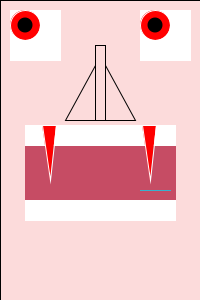
Frame 1 (no input)
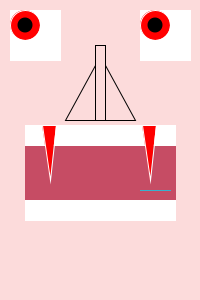
Frame 60 (the mouse pressed at the canvas centre just before this capture)
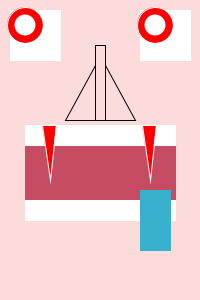
Frame 120 (the mouse held since frame 60 and released just before this capture)

The Processing sketch that drew these frames (run headless with seeded random() and noise(); from frame 60 on, the mouse is pressed at the canvas centre):

// Processing sketch: processing_76832
// ── processing_76832.pde

//Autor: Adri
int relleno=0;
void setup (){
size(200,300);
background(252,219,219);
smooth();
}
void draw (){
fill(252,219,219);
rect (0,0,200,300);
fill (198,76,100);
stroke (198,76,100);
rect(25,125,150,90);
fill(255,255,255);
stroke (255,255,255);
rect(10,10,50,50);
rect(140,10,50,50);
fill(252,219,219);
stroke (0);
rect(95,45,10,75);
rect(25,125,150,20);
stroke (0);
triangle(105,65,105,120,135,120);
triangle(95,65,95,120,65,120);
fill(255,255,255);
stroke (255,255,255);
rect(25,125,150,20);
rect(25,200,150,20);
fill(255,0,0);
triangle(42,125,56,125,50,180);
triangle(156,125,142,125,150,180);
ellipse (25,25,30+mouseX/15,30+mouseX/15);
ellipse (155,25,30+mouseX/15,30+mouseX/15);
fill (56,177,206);
stroke (56,177,206);
rect (140,190,30,mouseY/2.5);
fill (relleno);
noStroke ();
ellipse (25,25,15+mouseX/15,15+mouseX/15);
ellipse (155,25,15+mouseX/15,15+mouseX/15);

}

void mousePressed(){
  relleno=255;
}

void mouseReleased(){
  relleno=0;
}

  
